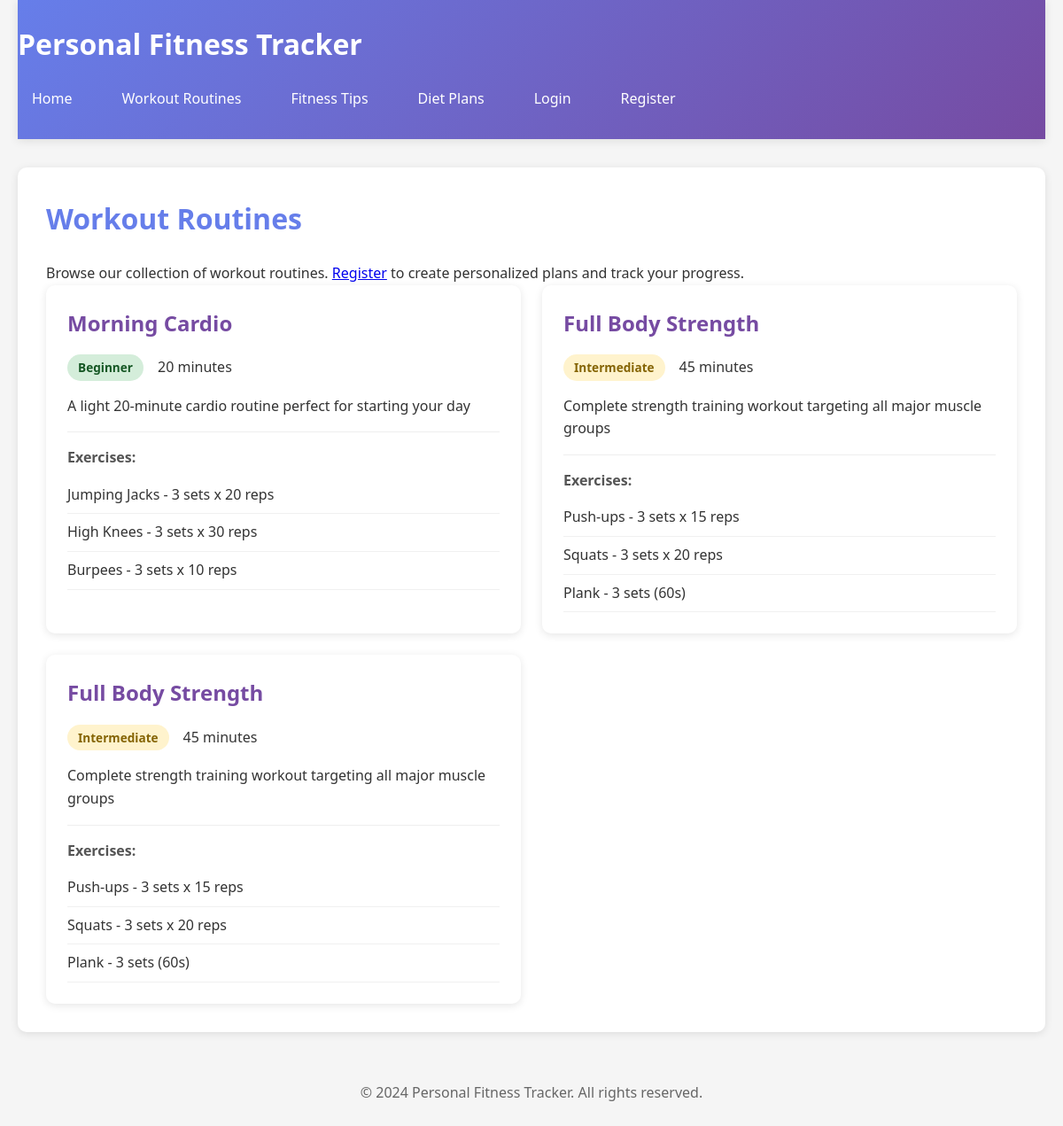
Screenshot of /public/routines.php with the database file from the repository.
### tables this page shows
CREATE TABLE IF NOT EXISTS workout_routines (
    id INT AUTO_INCREMENT PRIMARY KEY,
    title VARCHAR(200) NOT NULL,
    description TEXT,
    difficulty_level ENUM('beginner', 'intermediate', 'advanced') DEFAULT 'beginner',
    duration_minutes INT,
    created_by INT,
    is_public BOOLEAN DEFAULT TRUE,
    created_at TIMESTAMP DEFAULT CURRENT_TIMESTAMP,
    updated_at TIMESTAMP DEFAULT CURRENT_TIMESTAMP ON UPDATE CURRENT_TIMESTAMP,
    FOREIGN KEY (created_by) REFERENCES users(id) ON DELETE SET NULL
);

CREATE TABLE IF NOT EXISTS routine_exercises (
    id INT AUTO_INCREMENT PRIMARY KEY,
    routine_id INT NOT NULL,
    exercise_name VARCHAR(200) NOT NULL,
    sets INT,
    reps INT,
    duration_seconds INT,
    rest_seconds INT,
    FOREIGN KEY (routine_id) REFERENCES workout_routines(id) ON DELETE CASCADE
);

### config/config.php (called while the page is built, shortened)
<?php
function isLoggedIn() {
    return isset($_SESSION['user_id']);
}
?>

### public/routines.php (the view, shortened to what this page needs)
<?php
require_once '../config/config.php';
$conn = getDBConnection();
$routines = $conn->query("SELECT wr.*, u.username FROM workout_routines wr LEFT JOIN users u ON wr.created_by = u.id WHERE wr.is_public = TRUE ORDER BY wr.created_at DESC")->fetch_all(MYSQLI_ASSOC);
foreach ($routines as &$routine) {
    $routine['exercises'] = $conn->query("SELECT * FROM routine_exercises WHERE routine_id = " . $routine['id'])->fetch_all(MYSQLI_ASSOC);
}
?>
<!DOCTYPE html>
<html lang="en">
<head>
    <link rel="stylesheet" href="../assets/css/style.css">
</head>
<body>
    <div class="container">
        <header>
            <h1>Personal Fitness Tracker</h1>
            <nav>
                <a href="../index.php">Home</a>
                <a href="routines.php">Workout Routines</a>
                <a href="tips.php">Fitness Tips</a>
                <a href="diet-plans.php">Diet Plans</a>
                <?php if (isLoggedIn()): ?>
                    <a href="../logout.php">Logout</a>
                <?php else: ?>
                    <a href="../login.php">Login</a>
                    <a href="../register.php">Register</a>
                <?php endif; ?>
            </nav>
        </header>
        <main>
            <h2>Workout Routines</h2>
            <p>Browse our collection of workout routines. <?php if (!isLoggedIn()): ?><a href="../register.php">Register</a> to create personalized plans and track your progress.<?php endif; ?></p>
            <div class="routines-grid">
                <?php if (empty($routines)): ?>
                    <p>No workout routines available.</p>
                <?php else: ?>
                    <?php foreach ($routines as $routine): ?>
                        <div class="routine-card">
                            <h3><?php echo htmlspecialchars($routine['title']); ?></h3>
                            <p class="routine-meta">
                                <span class="badge badge-<?php echo $routine['difficulty_level']; ?>"><?php echo ucfirst($routine['difficulty_level']); ?></span>
                                <span><?php echo $routine['duration_minutes']; ?> minutes</span>
                            </p>
                            <p><?php echo htmlspecialchars($routine['description'] ?? ''); ?></p>
                            <?php if (!empty($routine['exercises'])): ?>
                                <div class="exercises-list">
                                    <h4>Exercises:</h4>
                                    <ul>
                                        <?php foreach ($routine['exercises'] as $exercise): ?>
                                            <li>
                                                <?php echo htmlspecialchars($exercise['exercise_name']); ?>
                                                <?php if ($exercise['sets']): ?>
                                                    - <?php echo $exercise['sets']; ?> sets
                                                <?php endif; ?>
                                                <?php if ($exercise['reps']): ?>
                                                    x <?php echo $exercise['reps']; ?> reps
                                                <?php endif; ?>
                                                <?php if ($exercise['duration_seconds']): ?>
                                                    (<?php echo $exercise['duration_seconds']; ?>s)
                                                <?php endif; ?>
                                            </li>
                                        <?php endforeach; ?>
                                    </ul>
                                </div>
                            <?php endif; ?>
                        </div>
                    <?php endforeach; ?>
                <?php endif; ?>
            </div>
        </main>
        <footer>
            <p>&copy; 2024 Personal Fitness Tracker. All rights reserved.</p>
        </footer>
    </div>
</body>
</html>

### assets/css/style.css (style rules this page uses)
* { margin: 0; padding: 0; box-sizing: border-box; }
body { font-family: 'Segoe UI', Tahoma, Geneva, Verdana, sans-serif; line-height: 1.6; color: #333; background-color: #f5f5f5; }
.container { max-width: 1200px; margin: 0 auto; padding: 0 20px; min-height: 100vh; display: flex; flex-direction: column; }
header { background: linear-gradient(135deg, #667eea 0%, #764ba2 100%); color: white; padding: 1.5rem 0; box-shadow: 0 2px 10px rgba(0,0,0,0.1); }
header h1 { margin-bottom: 1rem; font-size: 2rem; }
nav { display: flex; gap: 1.5rem; flex-wrap: wrap; }
nav a { color: white; text-decoration: none; padding: 0.5rem 1rem; border-radius: 5px; transition: background-color 0.3s; }
main { flex: 1; padding: 2rem 0; background-color: white; margin: 2rem 0; border-radius: 10px; box-shadow: 0 2px 10px rgba(0,0,0,0.1); padding: 2rem; }
footer { text-align: center; padding: 1.5rem 0; color: #666; margin-top: auto; }
h2 { color: #667eea; margin-bottom: 1.5rem; font-size: 2rem; }
h3 { color: #764ba2; margin-bottom: 1rem; font-size: 1.5rem; }
h4 { color: #555; margin-bottom: 0.5rem; }
.feature-card, .stat-card, .plan-card, .routine-card, .tip-card, .diet-plan-card { background: white; padding: 1.5rem; border-radius: 10px; box-shadow: 0 2px 10px rgba(0,0,0,0.1); transition: transform 0.3s, box-shadow 0.3s; }
.routines-grid { display: grid; grid-template-columns: repeat(auto-fill, minmax(350px, 1fr)); gap: 1.5rem; }
.routine-meta { display: flex; gap: 1rem; margin: 1rem 0; align-items: center; }
.badge { padding: 0.25rem 0.75rem; border-radius: 20px; font-size: 0.85rem; font-weight: 600; }
.badge-beginner { background-color: #d4edda; color: #155724; }
.badge-intermediate { background-color: #fff3cd; color: #856404; }
.exercises-list { margin-top: 1rem; padding-top: 1rem; border-top: 1px solid #eee; }
.exercises-list ul { list-style: none; padding-left: 0; }
.exercises-list li { padding: 0.5rem 0; border-bottom: 1px solid #f0f0f0; }

### rows the page displays
workout_routines: title "Morning Cardio", difficulty_level "Beginner", duration_minutes "20", description "A light 20-minute cardio routine perfect for starting your day"
routine_exercises: exercise_name "Jumping Jacks", sets "3", reps "20"
routine_exercises: exercise_name "High Knees", sets "3", reps "30"
routine_exercises: exercise_name "Burpees", sets "3", reps "10"
workout_routines: title "Full Body Strength", difficulty_level "Intermediate", duration_minutes "45", description "Complete strength training workout targeting all major muscle groups"
routine_exercises: exercise_name "Push-ups", sets "3", reps "15"
routine_exercises: exercise_name "Squats", sets "3", reps "20"
routine_exercises: exercise_name "Plank", sets "3", duration_seconds "60"
